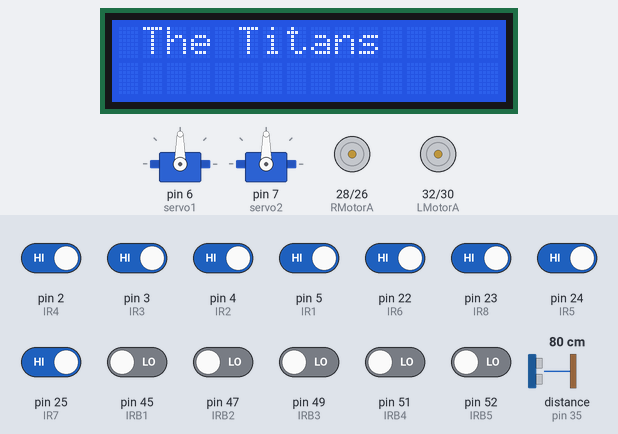
Recording of a sketch running on a simulated Arduino Mega 2560, built with avr-gcc and run on an emulated ATmega2560. On the bench: 16×2 character LCD, 2 × servo, motor-driver pin pairs drawn as motors (green arrow = first pin HIGH = forward, orange = second pin HIGH = backward, longer = more drive, scaled by the enable pin). The inputs (shaded band) are chosen by the test bench; at power-on: pin 2 (IR4), pin 3 (IR3), pin 4 (IR2), pin 5 (IR1), pin 22 (IR6), pin 23 (IR8), pin 24 (IR5), pin 25 (IR7) HIGH, pin 45 (IRB1), pin 47 (IRB2), pin 49 (IRB3), pin 51 (IRB4), pin 52 (IRB5) LOW, distance to the obstacle (sensor on pin 35) 80 cm. The echo pulse lasts 58.3 µs per cm; what the sketch prints to the serial monitor is not drawn.

Above: at 1.2 s.
1.3 s: distance to the obstacle (sensor on pin 35) set to 7 cm
3.2 s: distance to the obstacle (sensor on pin 35) set to 4 cm
At 4.7 s:
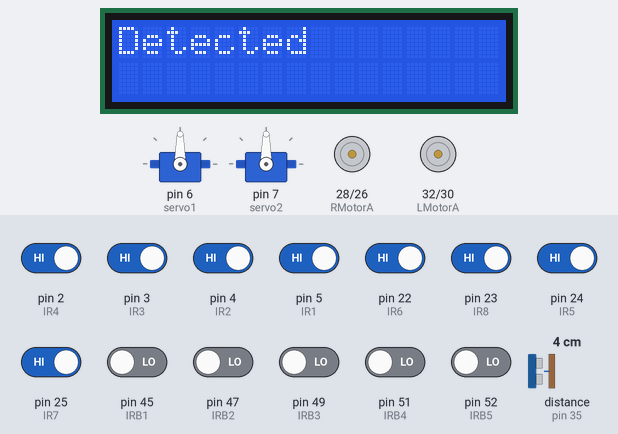
8.0 s: pin 5 (IR1) driven LOW
At 8.8 s:
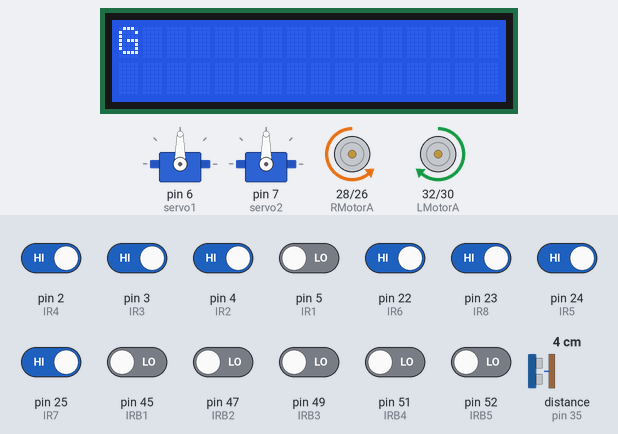
12.8 s: pin 2 (IR4) driven LOW
At 15.1 s:
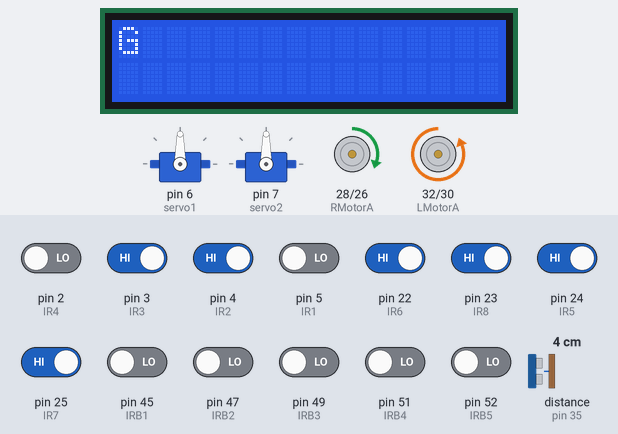
16.3 s: pin 3 (IR3) driven LOW
At 19.2 s:
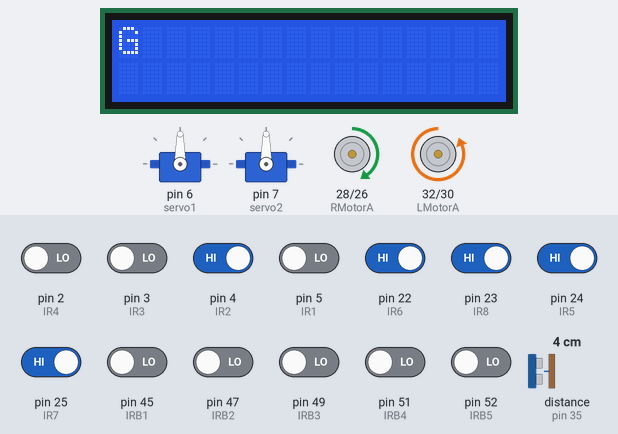
20.0 s: pin 23 (IR8) driven LOW
At 23.3 s:
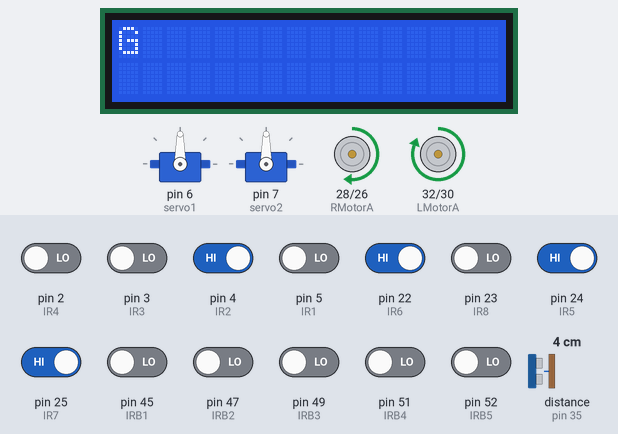
Timing chart, 0 to 24.7 s (numbered marks = the images above; inputs shaded):
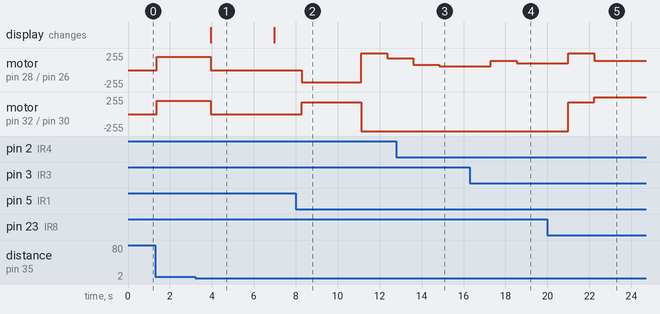

Measured:
- the behaviour switches between 6 and 5 cm on distance to the obstacle (sensor on pin 35) (found by bisection; images 0 and 1)
- after the input at 3.2 s, motor on pin 28 (RMotorA) / pin 26 (RMotorB), motor on pin 32 (LMotorA) / pin 30 (LMotorB): forward 200/255 → stopped after 0.74 s; the display: changes after 0.74 s (image 1)
- after the input at 8.0 s, motor on pin 28 (RMotorA) / pin 26 (RMotorB): stopped → backward 180/255 after 0.30 s, → forward 255/255 2.8 s later, → forward 180/255 1.2 s later; motor on pin 32 (LMotorA) / pin 30 (LMotorB): stopped → forward 180/255 after 0.30 s, → backward 255/255 2.8 s later
- after the input at 12.8 s, motor on pin 28 (RMotorA) / pin 26 (RMotorB): forward 180/255 → forward 80/255 after 0.80 s, → forward 60/255 1.2 s later
- after the input at 16.3 s, motor on pin 28 (RMotorA) / pin 26 (RMotorB): forward 60/255 → forward 140/255 after 1.0 s, → forward 100/255 1.2 s later
- after the input at 20.0 s, motor on pin 28 (RMotorA) / pin 26 (RMotorB): forward 100/255 → forward 255/255 after 1.0 s, → forward 140/255 1.2 s later; motor on pin 32 (LMotorA) / pin 30 (LMotorB): backward 255/255 → forward 180/255 after 1.0 s, → forward 255/255 1.2 s later
- what the display in image 1 shows lasts 3.1 s, from 3.9 s to 7.0 s

The sketch:

Gate_remove_task.ino
```cpp
#include <Wire.h>
#include <LiquidCrystal_I2C.h>

LiquidCrystal_I2C Lcd(0x27,16,2);
#include <Servo.h>
#include <NewPing.h>

#define trigPin 33  // Define the trigger pin
#define echoPin 35     // Define the echo pin
#define MAX_DISTANCE 200 // Maximum distance we want to ping for (in centimeters). Maximum sensor distance is rated at 400-500cm.

#define S0 8
#define S1 11
#define S2 12
#define S3 13
#define sensorOut 43

#define IR1 5
#define IR2 4
#define IR3 3
#define IR4 2
#define IR5 24
#define IR6 22
#define IR7 25
#define IR8 23

#define LMotorA 32
#define LMotorB 30
#define LMotorPWM 10

#define RMotorA 28
#define RMotorB 26
#define RMotorPWM 9

#define MAX_SPEED 240

Servo servo1;
Servo servo2;

int angle1 = 0;
int angle2 = 85;

int IR_val[8] = {0,0,0,0,0,0,0,0};
int pre_IR_val[8] = {0,0,0,0,0,0,0,0};
int IR_weights[8] = {-60,-15,-10,-5,5,10,15,60};

int MotorBasespeed = 120;


int LMotorSpeed = 0;
int RMotorSpeed = 0;
int speedAdjust = 0;

float P,I,D;
float error;
float previousError =0;
float Kp = 4;
float Kd = 4;
float Ki = 0;

NewPing sonar(trigPin, echoPin, MAX_DISTANCE);

int redMin = 17;
int redMax = 156;
int greenMin = 18;
int greenMax = 176;
int blueMin = 16;
int blueMax = 159;

int redPW = 0;
int greenPW = 0;
int bluePW = 0;

int redValue;
int greenValue;
int blueValue;

int distance;
////////////////////////////////////////
#define IRB1 45
#define IRB2 47
#define IRB3 49
#define IRB4 51
#define IRB5 52

float PB,IB,DB;
float errorB;
float previousErrorB =0;
float KpB = 4;
float KdB = 4;
float KiB = 0;
bool junction_detected = false;
int speedAdjustBackward = 0;

int BIR_val[5] = {0,0,0,0,0};
int BIR_weights[4] = {-10,-5,5,10};

bool gate_opened = false;
bool first_check_point_passed = false;
bool all_check_point_passed = false;

bool all_checkpoint_passed = false;
bool first_checkpoint_passed = false;
bool just_started = true;
bool near_to_box = false;
////////////////////////////////////////
void setup() {
  Lcd.begin();
  Lcd.backlight();

  Lcd.setCursor(0,0);
  Lcd.print(" The Titans ");
  servo1.attach(6);
//  servo1.write(angle1);
  servo2.attach(7);
//  servo2.write(angle2);
  Serial.begin(9600); // Initialize serial communication

  pinMode(S0, OUTPUT);
  pinMode(S1, OUTPUT);
  pinMode(S2, OUTPUT);
  pinMode(S3, OUTPUT);
  pinMode(sensorOut, INPUT);

  digitalWrite(S0, HIGH);
  digitalWrite(S1, LOW);

  pinMode(LMotorA, OUTPUT);
  pinMode(LMotorB, OUTPUT);
  pinMode(LMotorPWM, OUTPUT);

  pinMode(RMotorA, OUTPUT);
  pinMode(RMotorB, OUTPUT);
  pinMode(RMotorPWM, OUTPUT);
}

void moveServo(Servo servo, int targetAngle, int delayTime) {
  int currentAngle = servo.read();
  if (currentAngle != targetAngle) {
    if (targetAngle > currentAngle) {
      for (int i = currentAngle; i <= targetAngle; i++) {
        servo.write(i);
        delay(delayTime);
      }
    } else {
      for (int i = currentAngle; i >= targetAngle; i--) {
        servo.write(i);
        delay(delayTime);
      }
    }
  }
}

int getRedPW() {
  digitalWrite(S2, LOW);
  digitalWrite(S3, LOW);
  int PW = pulseIn(sensorOut, LOW);
  return PW;
}

int getGreenPW() {
  digitalWrite(S2, HIGH);
  digitalWrite(S3, HIGH);
  int PW = pulseIn(sensorOut, LOW);
  return PW;
}

int getBluePW() {
  digitalWrite(S2, LOW);
  digitalWrite(S3, HIGH);
  int PW = pulseIn(sensorOut, LOW);
  return PW;
}

String color(){
  redPW = getRedPW();
  redValue = map(redPW, redMin, redMax, 255, 0);
  delay(200);

  greenPW = getGreenPW();
  greenValue = map(greenPW, greenMin, greenMax, 255, 0);
  delay(200);

  bluePW = getBluePW();
  blueValue = map(bluePW, blueMin, blueMax, 255, 0);
  delay(200);

  Serial.print("Red = ");
  Serial.print(redValue);
  Serial.print(" --- Green = ");
  Serial.print(greenValue);
  Serial.print(" --- Blue = ");
  Serial.println(blueValue);
  Lcd.clear();
  if (redValue > greenValue && redValue > blueValue) {
    Serial.println("Color is Red");
    Lcd.print("Red");
    return "Red";
  }
  else if (greenValue > redValue && greenValue > blueValue) {
    Serial.println("Color is Green");
    Lcd.print("Green");
    return "Green";
  }
  else if (blueValue > greenValue && blueValue > redValue) {
    Serial.println("Color is Blue");
    Lcd.print("Blue");
    return "Blue";
  }
}

int getDistance() {
  delay(50); // Wait 50ms between pings (about 20 pings/sec). 29ms should be the shortest delay between pings.
  unsigned int distance = sonar.ping_cm(); // Send a ping and get the distance in centimeters.
  return distance;
}
void read_IR(){
  IR_val[0] = !digitalRead(IR1);
  IR_val[1] = !digitalRead(IR2);
  IR_val[2] = !digitalRead(IR3);
  IR_val[3] = !digitalRead(IR4);
  IR_val[4] = !digitalRead(IR5);
  IR_val[5] = !digitalRead(IR6);
  IR_val[6] = !digitalRead(IR7);
  IR_val[7] = !digitalRead(IR8);

   Serial.print(IR_val[0]);
   Serial.print(" ");
   Serial.print(IR_val[1]);
   Serial.print(" ");
   Serial.print(IR_val[2]);
   Serial.print(" ");
   Serial.print(IR_val[3]);
   Serial.print(" ");
   Serial.print(IR_val[4]);
   Serial.print(" ");
   Serial.print(IR_val[5]);
   Serial.print(" ");
   Serial.print(IR_val[6]);
   Serial.print(" ");
   Serial.println(IR_val[7]);
}

void PID_control(){

  error = 0;

  for (int i=0; i<8; i++){
    error += IR_weights[i] * IR_val[i];
    }

  P = error;
  I = I + error;
  D = error - previousError;

  previousError = error;

  speedAdjust = Kp * P + Ki * I + Kd * D;


}

void mdrive(int ml, int mr){
  if (ml > 0) {
    if (ml > 255) {
      ml = 255;
    }
    digitalWrite(LMotorA, HIGH);
    digitalWrite(LMotorB, LOW);
    analogWrite(LMotorPWM, ml);
  }
  else {
    if (ml < -255) {
      ml = -255;
    }
    digitalWrite(LMotorA, LOW);
    digitalWrite(LMotorB, HIGH);
    analogWrite(LMotorPWM, -1*ml);

  }
  if (mr > 0) {
    if (mr > 255) {
      mr = 255;
    }
    digitalWrite(RMotorA, HIGH);
    digitalWrite(RMotorB, LOW);
    analogWrite(RMotorPWM, mr);
  }
  else {
    if (mr < -255) {
      mr = -255;
    }
    digitalWrite(RMotorA, LOW);
    digitalWrite(RMotorB, HIGH);
    analogWrite(RMotorPWM, -1*mr);

  }
}

void Go_backward(){
  Lcd.clear();
  Lcd.print("G");
  while (!junction_detected){
    read_IRB();
    PID_control_backward();
    int ml = -100;
    int mr = -100;

    mdrive(ml-speedAdjustBackward, mr+speedAdjustBackward);

    if (BIR_val[4] == 1){
      junction_detected = true;
      }

    }
    }

void PID_control_backward(){
  errorB = 0;

  for (int i=0; i<4; i++){
    errorB += BIR_weights[i] * BIR_val[i];
    }

  PB = errorB;
  IB = IB + errorB;
  DB = errorB - previousErrorB;

  previousErrorB = errorB;

  speedAdjustBackward = KpB * PB + KiB * IB + KdB * DB;
  }

void read_IRB(){
  BIR_val[0] = !digitalRead(IRB1);
  BIR_val[1] = !digitalRead(IRB2);
  BIR_val[2] = !digitalRead(IRB3);
  BIR_val[3] = !digitalRead(IRB4);
  BIR_val[4] = !digitalRead(IRB5);

  }


void loop() {
  moveServo(servo1, 90, 20); // Move servo1 to 90 degrees
  moveServo(servo2, 130, 30); // Move servo2 to 130 degrees

  if (!gate_opened){distance = getDistance();
  }else{distance = 0;}

  if ((distance < 6 ) && (distance > 0) && !(gate_opened)) {
    Lcd.clear();
    Lcd.print("Detected");
    mdrive(0, 0);
    moveServo(servo1, 0, 30); // Move servo1 to 0 degrees
    delay(100);
    //String detected_color = color();
    moveServo(servo2, 85, 30); // Move servo2 to 85 degrees
    //moveServo(servo1, 90, 30); // Move servo1 back to 90 degrees
    Go_backward();
    near_to_box = false;
    mdrive(0,0);
    delay(100);
    moveServo(servo2,130,30);
    moveServo(servo1,90,30);
    read_IR();
    while (!(IR_val[0] == 1 || IR_val[7] == 1)){
      mdrive(-200,-200);
      read_IR();
      }
    mdrive(180,-180);
    delay(1600);
    gate_opened = true;

  }
  else{
    read_IR();
    PID_control();
    int ml = 200;
    int mr = 200;

    mdrive(ml+speedAdjust, mr-speedAdjust);

    if ( IR_val[0] == 1 && IR_val[1] == 1 && IR_val[2] == 1 && IR_val[3] == 1 && IR_val[4] == 1 && IR_val[5] == 1 && IR_val[6] == 1 && IR_val[7] == 1 ){
      if ((all_checkpoint_passed || just_started) && !near_to_box){
        mdrive(100, 100);
        delay(200);
        Lcd.clear();
        Lcd.print("A");
        read_IR();
        if ( IR_val[0] == 1 && IR_val[1] == 1 && IR_val[2] == 1 && IR_val[3] == 1 && IR_val[4] == 1 && IR_val[5] == 1 && IR_val[6] == 1 && IR_val[7] == 1 ){
          delay(200);
          read_IR();
          Lcd.clear();
          Lcd.print("A2");
          if ( IR_val[0] == 1 && IR_val[1] == 1 && IR_val[2] == 1 && IR_val[3] == 1 && IR_val[4] == 1 && IR_val[5] == 1 && IR_val[6] == 1 && IR_val[7] == 1 ){
            delay(200);
            read_IR();
            Lcd.clear();
            Lcd.print("A3");
            if ( IR_val[0] == 1 && IR_val[1] == 1 && IR_val[2] == 1 && IR_val[3] == 1 && IR_val[4] == 1 && IR_val[5] == 1 && IR_val[6] == 1 && IR_val[7] == 1 ){
              Lcd.print("A4");
              while(1){
                delay(200);
                mdrive(0,0);
              }
            }
            else{
              mdrive(200,200);
              delay(100);
              mdrive(180, -180);
              delay(1600);
              just_started = false;
              near_to_box = true;
            }
          }else{
              mdrive(200,200);
              delay(100);
              mdrive(180, -180);
              delay(1600);
              just_started = false;
              near_to_box = true;
        }
        }else{
              mdrive(200,200);
              delay(100);
              mdrive(180, -180);
              delay(1600);
              just_started = false;
              near_to_box = true;
            }

    }else{
          mdrive(100,100);
          delay(200);
          mdrive(0,0);
          delay(200);
          Lcd.clear();
          Lcd.print("D");
          if (first_checkpoint_passed){
            mdrive(200,200);
            delay(800);
            mdrive(180,-180);
            delay(1600);
            all_checkpoint_passed = true;
            Lcd.clear();
            Lcd.print("D2");
            }else if (!first_checkpoint_passed && !near_to_box){
              mdrive(200,200);
              delay(800);
              mdrive(-180,180);
              delay(1600);
              Lcd.clear();
              Lcd.print("D3");
              }
          mdrive(100,100);
          delay(200);
          }

  }
  }
  }
```
